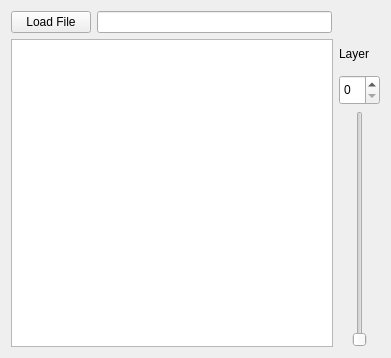
<?xml version="1.0" encoding="UTF-8"?>
<ui version="4.0">
 <class>LayerViewWidget</class>
 <widget class="QWidget" name="LayerViewWidget">
  <property name="geometry">
   <rect>
    <x>0</x>
    <y>0</y>
    <width>391</width>
    <height>358</height>
   </rect>
  </property>
  <property name="windowTitle">
   <string>Layer Viewer</string>
  </property>
  <layout class="QVBoxLayout" name="verticalLayout">
   <item>
    <layout class="QHBoxLayout" name="horizontalLayout">
     <item>
      <widget class="QPushButton" name="fileButton">
       <property name="text">
        <string>Load File</string>
       </property>
      </widget>
     </item>
     <item>
      <widget class="QLineEdit" name="fileLineEdit"/>
     </item>
     <item>
      <spacer name="horizontalSpacer">
       <property name="orientation">
        <enum>Qt::Horizontal</enum>
       </property>
       <property name="sizeType">
        <enum>QSizePolicy::Fixed</enum>
       </property>
       <property name="sizeHint" stdset="0">
        <size>
         <width>48</width>
         <height>20</height>
        </size>
       </property>
      </spacer>
     </item>
    </layout>
   </item>
   <item>
    <layout class="QHBoxLayout" name="horizontalLayout_2">
     <item>
      <widget class="QGraphicsView" name="layerView"/>
     </item>
     <item>
      <layout class="QVBoxLayout" name="verticalLayout_2">
       <item>
        <widget class="QLabel" name="label">
         <property name="minimumSize">
          <size>
           <width>0</width>
           <height>30</height>
          </size>
         </property>
         <property name="text">
          <string>Layer</string>
         </property>
        </widget>
       </item>
       <item>
        <widget class="QSpinBox" name="layerSpin">
         <property name="sizePolicy">
          <sizepolicy hsizetype="Minimum" vsizetype="Preferred">
           <horstretch>0</horstretch>
           <verstretch>0</verstretch>
          </sizepolicy>
         </property>
         <property name="minimumSize">
          <size>
           <width>0</width>
           <height>30</height>
          </size>
         </property>
        </widget>
       </item>
       <item>
        <widget class="QSlider" name="layerSlider">
         <property name="sizePolicy">
          <sizepolicy hsizetype="Preferred" vsizetype="Expanding">
           <horstretch>0</horstretch>
           <verstretch>0</verstretch>
          </sizepolicy>
         </property>
         <property name="minimumSize">
          <size>
           <width>40</width>
           <height>0</height>
          </size>
         </property>
         <property name="value">
          <number>0</number>
         </property>
         <property name="orientation">
          <enum>Qt::Vertical</enum>
         </property>
        </widget>
       </item>
      </layout>
     </item>
    </layout>
   </item>
  </layout>
 </widget>
 <resources/>
 <connections>
  <connection>
   <sender>layerSpin</sender>
   <signal>valueChanged(int)</signal>
   <receiver>layerSlider</receiver>
   <slot>setValue(int)</slot>
   <hints>
    <hint type="sourcelabel">
     <x>355</x>
     <y>61</y>
    </hint>
    <hint type="destinationlabel">
     <x>356</x>
     <y>103</y>
    </hint>
   </hints>
  </connection>
  <connection>
   <sender>layerSlider</sender>
   <signal>valueChanged(int)</signal>
   <receiver>layerSpin</receiver>
   <slot>setValue(int)</slot>
   <hints>
    <hint type="sourcelabel">
     <x>367</x>
     <y>167</y>
    </hint>
    <hint type="destinationlabel">
     <x>379</x>
     <y>70</y>
    </hint>
   </hints>
  </connection>
 </connections>
</ui>
